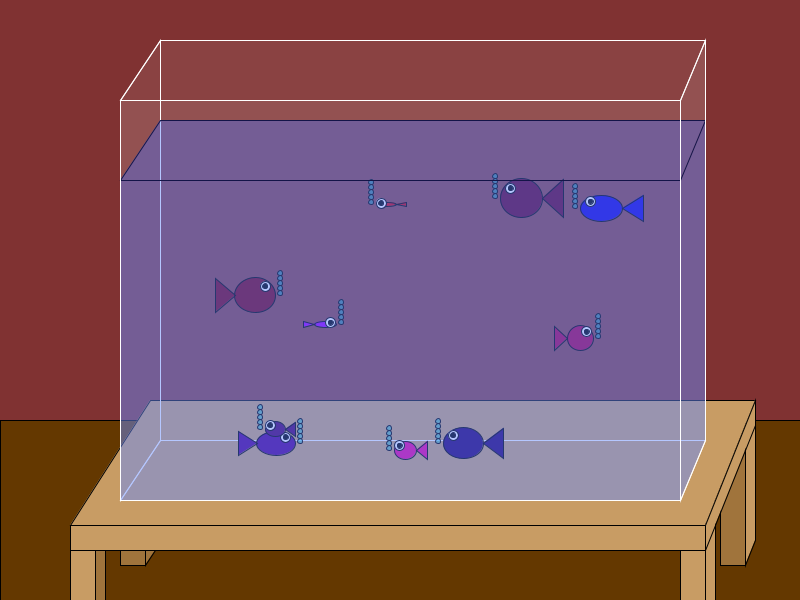
Frame 1 (no input)
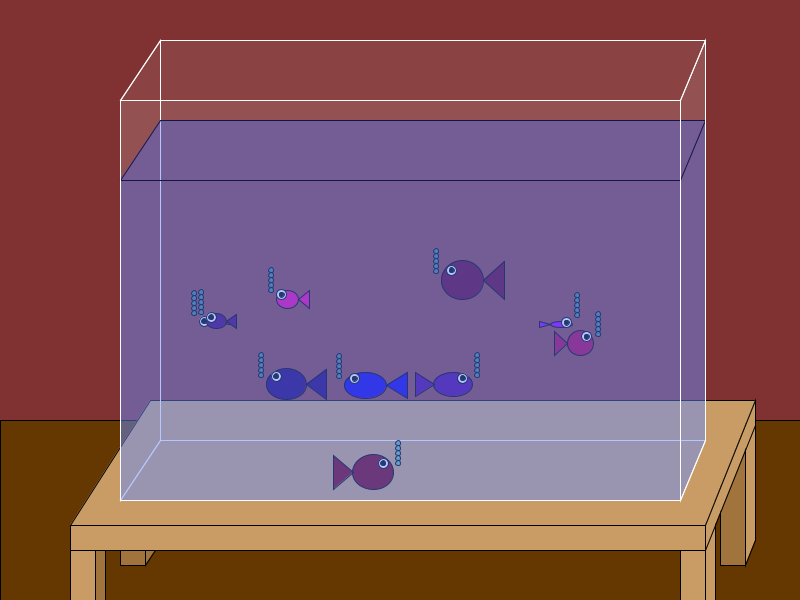
Frame 60 (the mouse pressed at the canvas centre just before this capture)
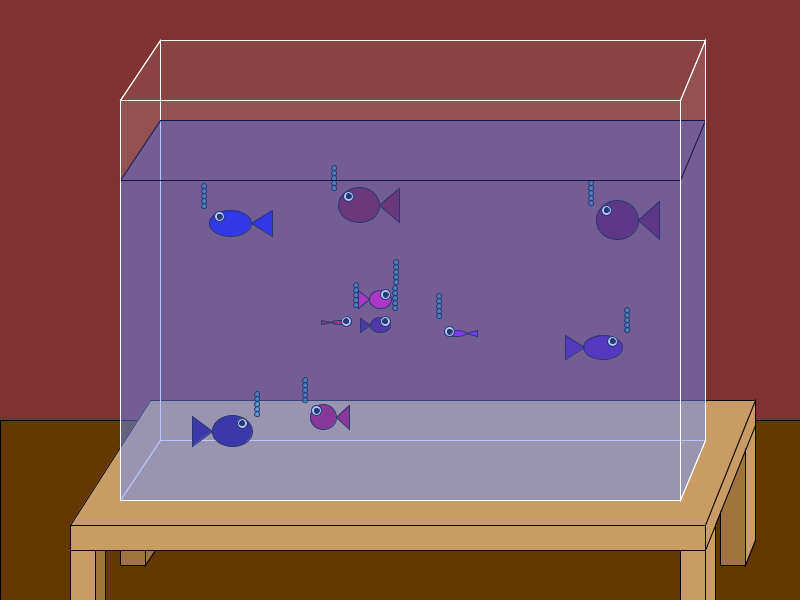
Frame 120 (the mouse held since frame 60 and released just before this capture)

The Processing sketch that drew these frames (run headless with seeded random() and noise(); from frame 60 on, the mouse is pressed at the canvas centre):

// Processing sketch: TankOfFishes
// ── TankOfFishes.pde
//some useful constants (initialized in the setup)
int TANK_LEFT;
int TANK_RIGHT;
int TANK_TOP;
int TANK_BOTTOM;
int WATER_TOP;
 
Fish[] fishes; // For global variables, explicit longer names are better
 
class Fish { // Be consistent in your naming conventions!
  int x, y, w, h, dir, r, g, b;
  float speed, boost;
  Bubble[] bub = new Bubble[5];
 
  Fish(int p1, int p2, int p3, int p4, int p5, int p6, int p7, int p8, float p9 ) {
 
    x = p1;
    y = p2;
    w = p3;
    h = p4;
    dir = p5;
    r = p6;
    b = p8;
    speed = p9;
    boost = 0; //initially zero
    for (int i = 0; i < bub.length; i++) {
      // posX and posY are relative to the fish's x and y
      int posX = 0; // or int(random(-3, 3)); // Put a little randomness in the bubble positions
      int posY = -2 - 5*i; // or -2 - int(5 * i * random(1, 2));
      // this is a reference to the current fish
      bub[i] = new Bubble(this, posX, posY, 5, 5);
    }
  }
}
 
class Bubble {
  Fish f; // The fish producing the bubbles
  int x, y, w, h;
  int disp; // displacement
 
  Bubble(Fish bf, int b1, int b2, int b3, int b4) {
    f = bf;
    x = b1;
    y = b2;
    w = b3;
    h = b4;
  }
 
  void draw() {
    fill(0, 200, 220, 120); // Green-blue with transparency
    int posX;
    if (isFacingRight(f)) {
      posX = f.x + f.w/2 + 5;
    } 
    else {
      posX = f.x - f.w/2 - 5;
    }
 
    ellipse(posX + x, f.y + y + disp, w, h);
    disp -= 1;
    if (disp < -25) {
      disp = 0; // Like a new bubble
      // For a more realistic effect, shift the bubble positions in the array...
    }
  }
}
 
 
void setup() {
  size(800, 600); //feel free to change this, all the code will change relative to it
//  frameRate(200);
  setConstants(); //initialize the tank size
  fishes = new Fish[10];
  for (int i = 0; i < fishes.length; i++) {
    fishes[i] = makeFish();
  }
}
 
 
/*The setConstants() method sets the size of the tank
 relative to the size of the canvas. If the canvas is
 too small the program exits with a warning message*/
void setConstants() {
  if (height < 250 || width < 200) {
    println("Sorry, needs a bigger canvas");
    exit();
  }
  TANK_LEFT = int(width*.15);
  TANK_RIGHT = width-int(width*.15);
  TANK_BOTTOM = height-100;
  TANK_TOP = height - TANK_BOTTOM;
  WATER_TOP = TANK_TOP + int((TANK_BOTTOM-TANK_TOP)*.2);
}
 
/*The draw method is the simulation loop of our program. It
 simply moves the fish, and then redraws the scene*/
void draw() {
  drawBackground();
  for (int i = 0; i < fishes.length; i++) {
    moveFish(fishes[i]);
    drawFish(fishes[i]);
  }
  drawForeground();
}
 
/*mousePressed() is an event handler called by Processing whenever
 the user clicks the mouse. If the location of the mouse is within
 the bounds of the aquarium's front face, a simulation of tapping
 the glass takes place. A circle is drawn around the mouse, and
 the fish speed away from the mouse*/
void mousePressed() {
  if (mouseX < TANK_RIGHT && mouseX > TANK_LEFT &&
    mouseY > WATER_TOP && mouseY < TANK_BOTTOM) {
    noFill();
    stroke(255);
    ellipse(mouseX, mouseY, 25, 25);
 
    for (Fish fish : fishes)
      scareFish(fish);
  }
}
 
/*scareFish is a wrapper method to clean the repitition of
 code five times with different fish variables.
 It turns the given fish away from the mouse, and gives it
 a boost to it's speed.
 Parameters:
 Fish f - the fish to scare*/
void scareFish(Fish f) {
  float tapDir = atan2(mouseY-f.y, mouseX-f.x);
  f.dir = (int)(degrees(tapDir) + 180) % 360;
  f.boost = f.speed;
}
 
 
 
/*The makeFish() method generates some random values, and then
 creates a fish object based on those values. 
 Returns:
 Fish - A fish object with randomized parameters*/
Fish makeFish() {
  //generate random values
  int randw = (int) random (20, 50);
  int randh = (int)random(randw-20, randw);
  int randD = (int)(random(360)); 
  int randx = (int)random(TANK_LEFT+randw, TANK_RIGHT-randw);

  int randy = (int)random(WATER_TOP, TANK_BOTTOM-(randh/2));
  int randr = (int)random(0, 256);
  int randg = (int)random(0, 256);
  int randb = (int)random(0, 256);
 
  float randSpeed = random(3) + 3;
  //call the constructor, and return the Fish object it returns  
  return new Fish(randx, randy, randw, randh, randD, randr, randg, randb, randSpeed);
}
 
boolean isFacingRight(Fish f) {
  int adir = abs(f.dir);
  return adir <= 90 || adir >= 270;
}
 
void moveFish(Fish f) {
 
  f.x = f.x + (int)((f.speed+f.boost)*cos(radians(f.dir)));
  f.y = f.y + (int)((f.speed+f.boost)*sin(radians(f.dir)));
  f.boost = f.boost*0.96;
 
  if (f.x-(f.w/2) <= TANK_LEFT) {
    f.dir = (180-f.dir) % 360;
    f.x = TANK_LEFT+f.w;
  }
  if (f.x+(f.w/2) >= TANK_RIGHT) {
    f.dir = (180-f.dir) % 360;  
    f.x = TANK_RIGHT - f.w;
  }
  if (f.y <= WATER_TOP) {
    f.dir = -f.dir;
    f.y=WATER_TOP;
  }
  if (f.y+(f.h/2) >= TANK_BOTTOM) {
    f.dir = -f.dir;
    f.y=TANK_BOTTOM - f.h/2;
  }
}
 
 
void drawFish(Fish f) {
  stroke(0);
  fill(f.r, f.g, f.b);
  ellipse(f.x, f.y, f.w, f.h);
 
  int tail;
  if (isFacingRight(f)) { //right
    tail = -(f.w/2);
 
    fill(255);
    ellipse(f.x+(f.w*0.25), f.y-(f.h*0.25), 10, 10);
    fill(0);
    ellipse(f.x+(f.w*0.25), f.y-(f.h*0.25), 5, 5);
  }
  else {
    tail = (f.w/2);
    fill(255);
    ellipse(f.x-(f.w*0.25), f.y-(f.h*0.25), 10, 10);
    fill(0);
    ellipse(f.x-(f.w*0.25), f.y-(f.h*0.25), 5, 5);
  }
  fill(f.r, f.g, f.b);
  triangle(f.x+tail, f.y, (f.x+(2*tail)), (f.y+(f.h/2)), (f.x+(2*tail)), (f.y-(f.h/2)));
 
  for (Bubble bubble : f.bub) {
    bubble.draw();
  }
}



/*drawBackground() organizes any background drawing that must
 be done*/
void drawBackground() {
  //wall
  background(128, 50, 50);
  //floor
  stroke(0);
  fill(100, 56, 0);
  rect(0, int(height*.7), width, int(height*.3));

  drawTable();
  drawAquariumBack();
}

/*The drawTable method draws a 3d table beneath where the
 fish tank will go*/
void drawTable() {
  //table legs
  stroke(0);
  fill(160, 116, 60); //shade
  //back left leg
  rect(TANK_LEFT, TANK_BOTTOM+50, 25, 15);
  triangle(TANK_LEFT+25, TANK_BOTTOM+50, TANK_LEFT+35, TANK_BOTTOM+50, TANK_LEFT+25, TANK_BOTTOM+65);
  //back right leg
  rect(TANK_RIGHT+40, TANK_BOTTOM-50, 25, 115);
  fill(200, 156, 100);  //unshaded
  quad(TANK_RIGHT+65, TANK_BOTTOM+65, TANK_RIGHT+75, TANK_BOTTOM+40, TANK_RIGHT+75, TANK_BOTTOM-100, TANK_RIGHT+65, TANK_BOTTOM-100);
  //front left leg
  rect(TANK_LEFT-50, TANK_BOTTOM+50, 25, 50);
  fill(160, 116, 60);
  quad(TANK_LEFT-25, TANK_BOTTOM+50, TANK_LEFT-15, TANK_BOTTOM+50, TANK_LEFT-15, TANK_BOTTOM+100, TANK_LEFT-25, TANK_BOTTOM+100);
  //front right leg
  fill(200, 156, 100);
  rect(TANK_RIGHT, TANK_BOTTOM+50, 25, 50);
  quad(TANK_RIGHT+25, TANK_BOTTOM, TANK_RIGHT+35, TANK_BOTTOM, TANK_RIGHT+35, TANK_BOTTOM+100, TANK_RIGHT+25, TANK_BOTTOM+100);

  //table top
  quad(TANK_LEFT-50, TANK_BOTTOM+25, TANK_LEFT+30, TANK_BOTTOM-100, TANK_RIGHT+75, TANK_BOTTOM-100, TANK_RIGHT+25, TANK_BOTTOM+25); //top
  rect(TANK_LEFT-50, TANK_BOTTOM+25, (TANK_RIGHT+25)-(TANK_LEFT-50), 25); //front
  quad(TANK_RIGHT+25, TANK_BOTTOM+25, TANK_RIGHT+75, TANK_BOTTOM-100, TANK_RIGHT+75, TANK_BOTTOM-75, TANK_RIGHT+25, TANK_BOTTOM+50); //side
}

/*drawAquariumBack draws the bottom, back, and left panes of
 the fish tank.*/
void drawAquariumBack() {
  //aquarium
  stroke(255);
  fill(255, 255, 255, 20); //faint white tint
  rect(TANK_LEFT+40, TANK_TOP-60, (TANK_RIGHT+25)-(TANK_LEFT+40), (TANK_BOTTOM-60)-(TANK_TOP-60));  //back
  quad(TANK_LEFT, TANK_BOTTOM, TANK_LEFT+40, TANK_BOTTOM-60, TANK_RIGHT+25, TANK_BOTTOM-60, TANK_RIGHT, TANK_BOTTOM); //bottom
  quad(TANK_LEFT, TANK_BOTTOM, TANK_LEFT+40, TANK_BOTTOM-60, TANK_LEFT+40, TANK_TOP-60, TANK_LEFT, TANK_TOP);//back-left
}

/*drawForeground organizes all the items that need to be drawn
 after the fish*/
void drawForeground() {
  drawWater();
  drawAquariumFront();
}

/*drawWater draws 3 panes of water on top of the fish to imitate
 a rectangular prism. Water is tinted translucent blue.*/
void drawWater() {
  noStroke();
  fill(50, 100, 255, 100); //translucent blue
  rect(TANK_LEFT, WATER_TOP, TANK_RIGHT-TANK_LEFT, TANK_BOTTOM-WATER_TOP); //front face
  quad(TANK_RIGHT, WATER_TOP, TANK_RIGHT+25, WATER_TOP-60, TANK_RIGHT+25, TANK_BOTTOM-60, TANK_RIGHT, TANK_BOTTOM); //right face
  stroke(0, 0, 56); //dark blue surface line
  quad(TANK_LEFT, WATER_TOP, TANK_LEFT+40, WATER_TOP-60, TANK_RIGHT+25, WATER_TOP-60, TANK_RIGHT, WATER_TOP);//top face
}

/*drawAquariumFront() draws the front and right panes of the aquarium*/
void drawAquariumFront() {
  //aquarium
  stroke(255);
  fill(255, 255, 255, 20);
  rect(TANK_LEFT, TANK_TOP, TANK_RIGHT-TANK_LEFT, TANK_BOTTOM - TANK_TOP);  //front
  quad(TANK_RIGHT, TANK_TOP, TANK_RIGHT+25, TANK_TOP-60, TANK_RIGHT+25, TANK_BOTTOM-60, TANK_RIGHT, TANK_BOTTOM);//front-right
  noFill();
  quad(TANK_LEFT, TANK_TOP, TANK_LEFT+40, TANK_TOP-60, TANK_RIGHT+25, TANK_TOP - 60, TANK_RIGHT, TANK_TOP); //top
}
